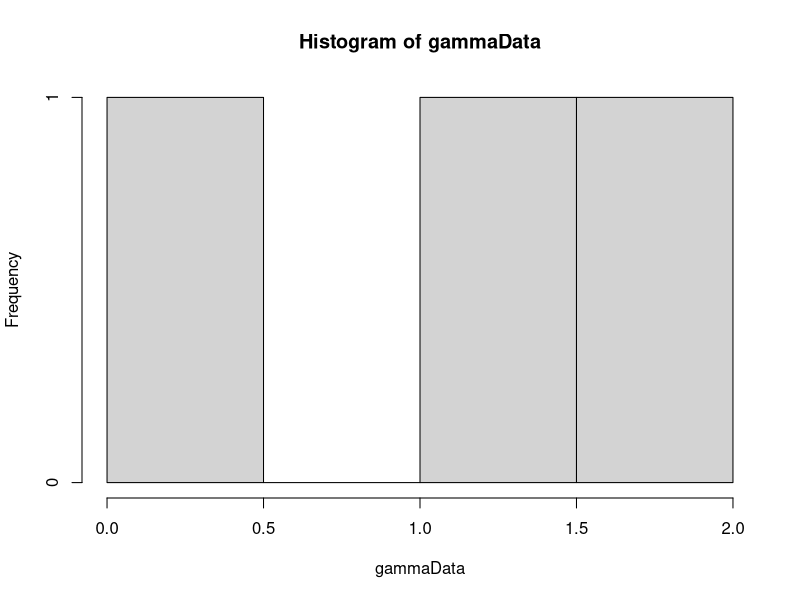

R code for this plot: (Note: this script raises an error after producing the figure.)
library(MCMCpack)

#weightedUniform <- function(n, numIterations) {
#  # Generate sample of from a weighted uniform distribution
#  # 
#  # Args:
#  #   n: number of points in sample
#  #   
#  # Returns:
#  #   A vector sample
#  uCurr = runif(n)
#  alphaCurr = findAlpha(s2, uCurr)
#  uConv = rep(0, numIterations)
#  uTrace = rep(0, numIterations)
#  for(i in 1:numIterations) {
#    uProp = runif(n)
#    alphaProp = findAlpha(s2, uProp)
#    if(alphaProp != -1) {
#      proportionalProp = proportionalDensity(uProp, alphaProp)
#      proportionalCurr = proportionalDensity(uCurr, alphaCurr)
#      alphaVal = min(1, proportionalProp/proportionalCurr)
#      u = runif(1)
#      print(i)
#      if (u <= alphaVal) {
#        uCurr = uProp
#        alphaCurr = alphaProp
#      }  
#    }
#    uConv[i] = var(uCurr)
#    uTrace[i] = uCurr[1]
#  }
#  plot(uConv, type="l")
#  plot(uTrace, type="l")
#  return(uCurr)
#}
#
#proportionalDensity <- function(u, alpha) {
#  # Calculate proportional density for indepence sampling
#  # 
#  # Args:
#  #   u: A vector from an uniform distribution.
#  #   alpha: A scalar value
#  #   
#  # Returns:
#  #   A scalar value
#  
#  gammaInv = rep(0, length(u))
#  diffGammaInv = rep(0, length(u))
#  for(i in 1:length(u)) {
#    gammaInv[i] = invGammaCumulative(u[i], alpha)
#    diffGammaInv[i] = diffAlphaInvGammaCumulative(u[i], alpha)
#  }
#  return(calcWeight(gammaInv, diffGammaInv))
#}
#
#calcWeight <- function(gammaInv, diffGammaInv) {
#  # Calculate weigth for a gamma distribution
#  #
#  # Args:
#  #   gammaInv: A list of values from the inverse cumulative gamma.
#  #   diffGammaInv: A list of values from the derivative of the inverse cumulative gamma.
#  #   
#  # Returns:
#  #   A scalar value
#  weight = (1/length(gammaInv))*(sum(diffGammaInv/gammaInv)) - sum(diffGammaInv)/sum(gammaInv)
#  return(weight)
#}

calcWeight <- function(u, alpha) {
  # Calculates weight for given u and alpha.
  # 
  # Args:
  #   u: A vector.
  #   alpha: A scalar.
  #   
  # Returns:
  #   The weight value. A scalar.
  gammaInv = rep(0, length(u))
  diffGammaInv = rep(0, length(u))
  for(i in 1:length(u)) {
    gammaInv[i] = invGammaCumulative(u[i], alpha)
    diffGammaInv[i] = diffAlphaInvGammaCumulative(u[i], alpha)
  }
  weight = 1/((1/length(gammaInv))*(sum(diffGammaInv/gammaInv)) - sum(diffGammaInv)/sum(gammaInv))
  return(weight)
}

calcPhi <- function(u, alpha) {
  phiPoint = rep(0, length(u))
  for(i in 1:length(u)) {
    xValue = invGammaCumulative(u[i], alpha)
    phiPoint[i] = xValue > probValue
  }
  return(sum(phiPoint)/length(u))
}

invGammaCumulative <- function(u, alpha) {
  # Finds the inverse of the cumulative gamma.
  # 
  # Args:
  #   u: Scalar value.
  #   alpha: Scalar value.
  #   
  # Returns:
  #   A scalar. The inverse value given u and alpha.
  x = 0
  stepSize = 0.1
  tolerance = 0.00001
  direction = 1
  integralValue = 0
  
  while(abs(integralValue - u) > tolerance){
    x = x + direction*stepSize
    if(x<0) {
      x = 0
      direction = 1
    }
    
    if(method == "integrate") {
      integral = integrate(gammaDensity, 0, x)
      integralValue = integral$value  
    } else if(method == "pgamma") {
      integral = pgamma(x, shape=alpha, scale=1)
      integralValue = integral
    }
    
    
    # Going left and pass the point
    if ((u > integralValue) && (direction == -1)) {
      stepSize = stepSize/2
      direction = 1
    }
    
    # Going right and pass the point
    if ((u < integralValue) && (direction == 1)) {
      stepSize = stepSize/2
      direction = -1
    }
  }
  return(x)
}

diffAlphaInvGammaCumulative <- function(u, alpha) {
  # Derivative of gamma distribution with respect to alpha.
  # 
  # Args:
  #   u: Scalar between 0 and 1.
  #   alpha: Scalar larger than 0.
  #   
  # Returns:
  #   Scalar value. Derivative at point alpha.
  firstPoint = invGammaCumulative(u,alpha)
  secondPoint = invGammaCumulative(u, alpha + alphaHStep)
  return((secondPoint - firstPoint)/alphaHStep)
}

calcDerivateFunction <- function(u, alphaValue) {
  # Analytically find the derivative of cumulative inverse.
  # 
  # Args:
  #   u: Scalar value between 0 and 1.
  #   alphaValue: Scalar value.
  #   
  # Returns:
  #   A scalar value.
  largeFInv = invGammaCumulative(u, alphaValue)
  integralPart = integrate(integralFunction, 0, largeFInv)
  return((digamma(alphaValue)*u - integralPart$value)*gamma(alphaValue)/((largeFInv^(alphaValue - 1))*exp(-largeFInv)))
}

integralFunction <- function(y) {
  # Function to be integrated.
  return(log(y)*(y^(alphaValue - 1))*exp(-y)/gamma(alphaValue))
}

optimfindAlpha <- function() {
  if((calcValueTau2(u, alphaUpperBound) < s2) || (calcValueTau2(u, alphaLowerBound) > s2)) {
    return(-1)
  }
  return(optim(c(0.1), optimFunction, lower=alphaLowerBound, upper=alphaUpperBound, method="Brent")$par)
}

optimFunction <- function(alpha) {
  return(abs(s2-calcValueTau2(u, alpha)))
}

findAlpha <- function(s2, u) {
  # Function to calculate alpha value
  # 
  # Args:
  #   s2: Scalar value of sufficient statistic
  #   u: A vector
  #   
  # Returns:
  #   A scalar value of alpha.
  
  alphaValue = 0.1
  stepSize = 1
  direction = 1
  tolerance = 0.0001
  tau2Value = 0
  prevTau2Value = 0
  it = 0
  while(abs(s2 - tau2Value) > tolerance) {
    it = it + 1
    alphaValue = alphaValue + direction*stepSize
    if(alphaValue<=0) {
      alphaValue = 0.1
      direction = 1
    }
    prevTau2Value = tau2Value
    tau2Value = calcValueTau2(u, alphaValue)
    #print(abs(s2 - tau2Value))
    #print(direction)
    if ((s2 > tau2Value) && (direction == -1)) {
      stepSize = stepSize/2
      direction = 1
    }
    
    if ((s2 < tau2Value) && (direction == 1)) {
      stepSize = stepSize/2
      direction = -1
    }
    
    if(isAlphaOutsideValidInterval(alphaValue, direction)) {
      return(-1)
    }  
    print(stepSize)
    if(it==100) {
      return(-1)
    }
    
  }
  
  return(alphaValue)
}

isAlphaOutsideValidInterval <- function(alphaValue, direction) {
  # Function to check if the alphaValue is outside allowed interval.
  # 
  # Args:
  #   alphaValue: A scalar value
  #   direction: A scalar value. Either 1 or -1.
  #   
  # Returns:
  #   Boolean value.
  return((alphaValue < alphaLowerBound && direction == -1) || (alphaValue > alphaUpperBound && direction == 1))
}

findBeta <- function(s1, u, alphaValue) {
  # Calculates beta
  # 
  # Args:
  #   s1: Scalar value.
  #   u: Vector of values between 0 and 1.
  #   alphaValue: Scalar value.
  #   
  # Returns:
  #   A scalar value.
  largeFInv = rep(0, length(u))
  for(i in 1:length(u)) {
    largeFInv[i] = invGammaCumulative(u[i], alphaValue)
  }
  return(s1*length(u)/(sum(largeFInv)))
}

calcValueTau2 <- function(u, alphaValue) {
  largeFInv = rep(0, length(u))
  for(i in 1:length(u)) {
    largeFInv[i] = invGammaCumulative(u[i], alphaValue)
  }
  return(length(u)*((prod(largeFInv))^(1/length(u)))/sum(largeFInv))
}

calcValueTau2Method2 <- function(x) {
  return(length(x)*((prod(x))^(1/length(x)))/sum(x))
}

alpha = 2
beta = 1
hStep = 0.01
alphaHStep = 0.01
method = "pgamma"
NUM_SAMPLES = 1000
NUM_POINTS = 3
alphaUpperBound = 5
alphaLowerBound = 0.1

# Generate data
gammaData = rgamma(NUM_POINTS, shape=alpha, scale = beta)
hist(gammaData)
# Calculation of statistics
s1 = sum(gammaData)/NUM_POINTS
s2 = NUM_POINTS*((prod(gammaData))^(1/NUM_POINTS))/sum(gammaData)

# Generation of samples
phi = rep(0, NUM_SAMPLES)
# Phi is the prob that X>probValue
probValue = 0.8
weightsW = rep(0, NUM_SAMPLES)
sampleIndex = 1
iterationNumber = 0
while(sampleIndex <= NUM_SAMPLES) {
  u = runif(NUM_POINTS)
  estAlpha = optimfindAlpha()
  if(estAlpha != -1) {
    weightsW[sampleIndex] = calcWeight(u, estAlpha)
    phi[sampleIndex] = calcPhi(u, alpha)
    sampleIndex = sampleIndex + 1
    #print(sampleIndex)
  }
  print(iterationNumber)
  iterationNumber = iterationNumber + 1
}
hist(weighstW)
